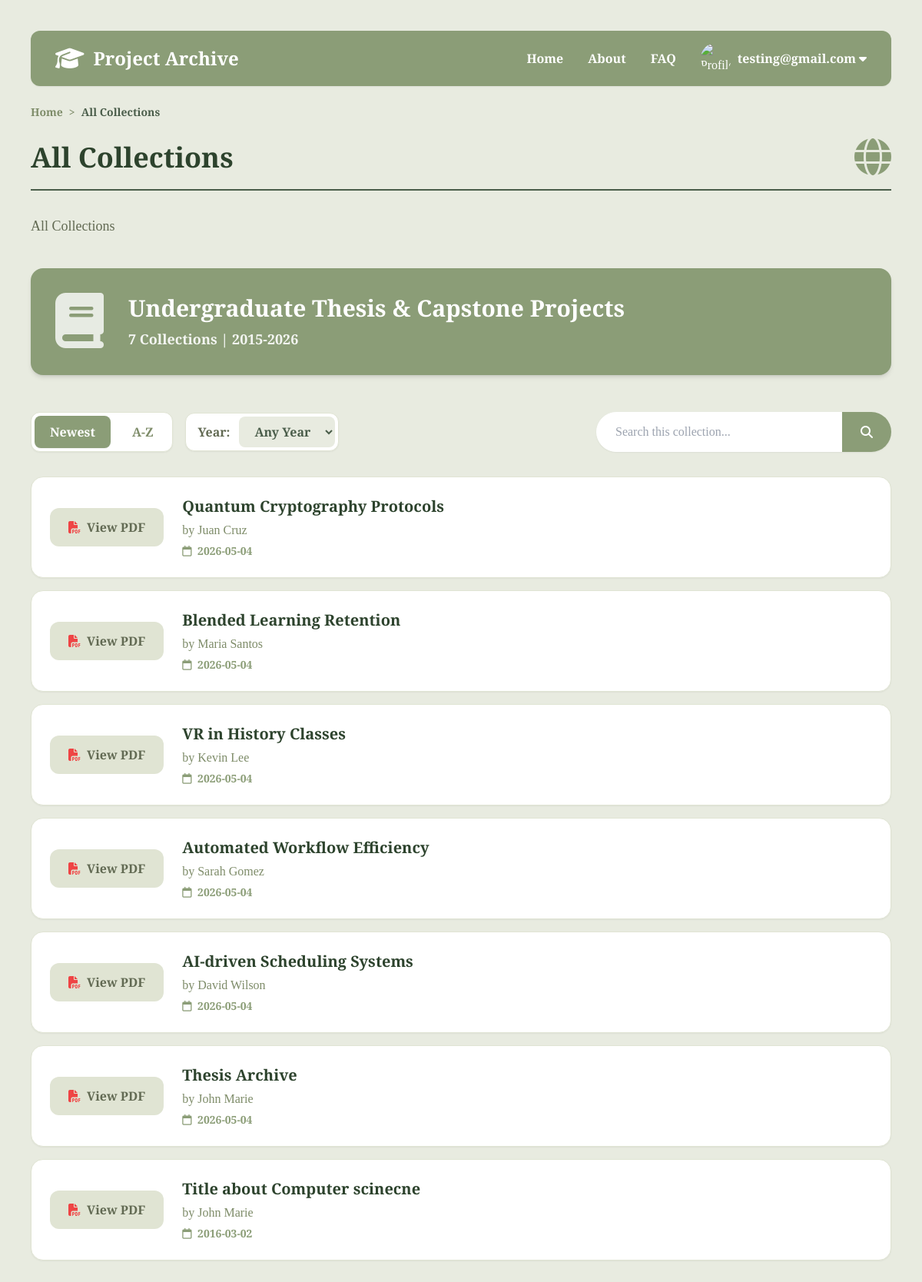
Page /search (signed in) on the committed database.
### tables this page shows
CREATE TABLE user (
  id INTEGER PRIMARY KEY AUTOINCREMENT,
  email TEXT UNIQUE NOT NULL,
  password TEXT NOT NULL,
  role TEXT CHECK( role IN ('student', 'admin', 'librarian') ) DEFAULT 'student'
);

CREATE TABLE thesis (
  id INTEGER PRIMARY KEY AUTOINCREMENT,
  date_published TIMESTAMP NOT NULL DEFAULT CURRENT_TIMESTAMP,
  date_added TIMESTAMP NOT NULL DEFAULT CURRENT_TIMESTAMP, -- kailan na add sa system
  title TEXT NOT NULL,
  abstract TEXT NOT NULL, -- preview text
  file_path TEXT NOT NULL, -- digital pdf sa db

  -- APPROVAL WORKFLOW
  status TEXT CHECK( status IN ('pending', 'approved', 'rejected') ) DEFAULT 'pending',

  -- specifics
  keywords TEXT,
  isbn TEXT,
  barcode TEXT,
  call_number TEXT, -- used for finding in shelves easily

  -- foreigns
  department_id INTEGER NOT NULL, 
  branch_id INTEGER NOT NULL,
  format_id INTEGER NOT NULL,
  uploader_id INTEGER NOT NULL,
  FOREIGN KEY (department_id) REFERENCES department (id),
  FOREIGN KEY (branch_id) REFERENCES branch (id),
  FOREIGN KEY (format_id) REFERENCES format (id),
  FOREIGN KEY (uploader_id) REFERENCES user (id)
);

### flaskr/thesis.py (the view, shortened to what this page needs)
@bp.route("/search", methods=["GET"])
@bp.route("/search/<int:dept_id>", methods=["GET", "POST"])
def search(dept_id=None):
    db = get_db()
    search_term = request.args.get("q", "").strip()
    sort = request.args.get('sort', 'newest')
    year = request.args.get('year', '')
    query = """
        SELECT thesis.id, thesis.title, thesis.date_published, thesis.file_path,
               department.name AS department_name, department.icon, department.description,
               GROUP_CONCAT(author.first_name || ' ' || author.last_name, ', ') AS authors
        FROM thesis
        JOIN thesis_author ON thesis.id = thesis_author.thesis_id
        JOIN author ON thesis_author.author_id = author.id
        JOIN department ON thesis.department_id = department.id
        WHERE 1=1
    """
    params = []
    department_info = None
    if dept_id is not None:
        query += " AND thesis.department_id = ?"
        params.append(dept_id)
        department_info = db.execute(
            "SELECT id, name, description, icon FROM department WHERE id = ?",
            (dept_id,)
        ).fetchone()
        if department_info is None:
            abort(404, f"Department ID {dept_id} doesn't exist.")
    else:
        department_info = {
            "id": None,
            "name": "All Collections",
            "icon": "fa-globe",
            "description": f"Showing global search results for '{search_term}'" if search_term else "All Collections"
        }
    if year:
        query += " AND strftime('%Y', thesis.date_published) = ?"
        params.append(year)
    query += " GROUP BY thesis.id"
    if sort == 'az':
        query += " ORDER BY thesis.title ASC"
    elif sort == 'za':
        query += " ORDER BY thesis.title DESC"
    elif sort == 'oldest':
        query += " ORDER BY thesis.date_published ASC"
    else:
        query += " ORDER BY thesis.date_published DESC"
    theses = db.execute(query, params).fetchall()
    count = len(theses)
    return render_template(
        "thesis/result.html",
        theses=theses,
        departments=department_info,
        count=count,
        current_sort=sort,
        current_year=year,
        search=search_term
    )

### flaskr/auth.py (called while the page is built)
@bp.before_app_request
def load_logged_in_user():
    user_id = session.get("user_id")
    if user_id is None:
        g.user = None
    else:
        g.user = (
            get_db().execute("SELECT * FROM user WHERE id = ?", (user_id,)).fetchone()
        )

### flaskr/db.py (called while the page is built)
def get_db():
    if "db" not in g:
        g.db = sqlite3.connect(
            current_app.config["DATABASE"], detect_types=sqlite3.PARSE_DECLTYPES
        )
        g.db.row_factory = sqlite3.Row
    return g.db

### flaskr/templates/thesis/result.html (shortened to what this page needs)
{% extends 'base.html' %}
{% block content %}
<main class="container max-w-6xl mx-auto mt-6">
    <nav class="text-sm font-semibold text-sage-600 mb-6 flex items-center gap-2">
        <a href="{{ url_for('thesis.index') }}" class="hover:text-sage-800 hover:underline">Home</a>
        <span>&gt;</span>
        <span class="text-sage-800 font-bold">{{ departments.name or 'All' }}</span>
    </nav>
    <section class="flex justify-between items-center mb-4 text-sage-900">
        <h1 class="text-4xl font-bold">{{ departments.name or 'All' }}</h1>
        <div class="text-5xl text-sage-500">
            <i class="fa-solid {{ departments.icon }}"></i>
        </div>
    </section>
    <hr class="border-t-2 border-sage-800 mb-8">
    <p class="text-lg leading-relaxed text-sage-700 mb-10 max-w-3xl">
        {% if departments.description %}
            {{ departments.description }}
        {% else %}
            Searching for "<span class="font-bold">{{ search }}</span>"
        {% endif %}
    </p>
    <div class="bg-sage-500 rounded-2xl p-8 flex flex-col sm:flex-row items-center gap-8 text-white mb-12 shadow-md">
        <div class="text-7xl opacity-80">
            <i class="fa-solid fa-book"></i>
        </div>
        <div>
            <h2 class="text-3xl font-bold mb-2">Undergraduate Thesis & Capstone Projects</h2>
            <p class="text-lg opacity-90 font-semibold">{{ count }} Collections | 2015-2026</p>
        </div>
    </div>
    <div class="flex flex-col md:flex-row justify-between items-center mb-8 gap-6">
        <div class="flex flex-wrap items-center gap-4 w-full md:w-auto">
            <div class="flex gap-2 bg-white p-1 rounded-xl shadow-sm border border-sage-100">
                <button id="sort-date-btn"
                        data-state="{% if current_sort == 'oldest' %}oldest{% else %}newest{% endif %}"
                        class="px-5 py-2 rounded-lg font-bold transition {% if current_sort in ['az', 'za'] %}text-sage-600 hover:bg-sage-50{% else %}bg-sage-500 text-white shadow-sm{% endif %}">
                    {% if current_sort == 'oldest' %}Oldest{% else %}Newest{% endif %}
                </button>
                <button id="sort-alpha-btn"
                        data-state="{% if current_sort == 'za' %}za{% else %}az{% endif %}"
                        class="px-5 py-2 rounded-lg font-bold transition {% if current_sort in ['az', 'za'] %}bg-sage-500 text-white shadow-sm{% else %}text-sage-600 hover:bg-sage-50{% endif %}">
                    {% if current_sort == 'za' %}Z-A{% else %}A-Z{% endif %}
                </button>
            </div>
            <div class="flex items-center gap-3 bg-white p-1 rounded-xl shadow-sm border border-sage-100 pl-4">
                <label for="year-filter" class="font-bold text-sage-700">Year:</label>
                <select id="year-filter" class="px-4 py-2 rounded-lg font-bold transition bg-sage-50 text-sage-800 outline-none cursor-pointer hover:bg-sage-100 border-none">
                    <option value="" {% if not current_year %}selected{% endif %}>Any Year</option>
                </select>
            </div>
        </div>
        <form action="" method="get" class="flex w-full md:max-w-sm shadow-sm rounded-full">
            <input name="q" type="text" placeholder="Search this collection..." value="{{ search or '' }}" class="w-full px-6 py-3 rounded-l-full border border-white outline-none focus:ring-2 focus:ring-sage-300 text-sage-900 bg-white">
            <button type="submit" class="bg-sage-500 px-6 rounded-r-full text-white flex items-center justify-center hover:bg-sage-600 transition">
                <i class="fa-solid fa-magnifying-glass"></i>
            </button>
        </form>
    </div>
    <div class="flex flex-col gap-4">
        {% if theses %}
            {% for thesis in theses %}
            <div class="bg-white rounded-2xl p-6 flex flex-col sm:flex-row items-start sm:items-center gap-6 shadow-sm border border-sage-100 hover:shadow-md hover:border-sage-300 transition">
                <a href="{{ thesis.file_path }}" target="_blank" class="bg-sage-100 text-sage-700 px-6 py-3 rounded-xl font-bold hover:bg-sage-200 transition shrink-0 flex items-center gap-2">
                    <i class="fa-solid fa-file-pdf text-red-500"></i> View PDF
                </a>
                <div class="flex-1">
                    <a href="{{ url_for('thesis.view', id=thesis.id) }}" class="text-xl font-bold text-sage-900 hover:text-sage-500 transition line-clamp-2 mb-1">{{ thesis['title'] }}</a>
                    <p class="text-sage-600 font-medium">by {{ thesis['authors'] }}</p>
                    <p class="text-sm text-sage-500 font-semibold mt-1"><i class="fa-regular fa-calendar mr-1"></i> {{ thesis['date_published'].strftime('%Y-%m-%d') }}</p>
                </div>
            </div>
            {% endfor %}
        {% else %}
            <div class="text-center py-12 text-sage-600 font-semibold text-lg">
                No collections found matching your criteria.
            </div>
        {% endif %}
    </div>
</main>
{% endblock %}

### flaskr/templates/base.html (shortened to what this page needs)
<!DOCTYPE html>
<html lang="en">
    <head>
        <script src="https://cdn.tailwindcss.com"></script>
        <link rel="stylesheet" href="https://cdnjs.cloudflare.com/ajax/libs/font-awesome/6.4.2/css/all.min.css">
        <link rel="stylesheet" href="{{ url_for('static', filename='main.css') }}">
    </head>
    <body class="bg-sage-50 font-serif text-sage-800 leading-relaxed p-6 md:p-10">
        <header class="bg-sage-500 rounded-xl px-8 py-4 flex justify-between items-center text-white font-extrabold max-w-6xl mx-auto shadow-sm">
            <div class="flex items-center gap-3">
                <i class="fa-solid fa-graduation-cap text-3xl"></i>
                <h1 class="text-2xl font-bold">Project Archive</h1>
            </div>
            <nav class="flex gap-8 font-medium items-center">
                <a href="{{ url_for('index') }}" class="text-white hover:underline font-bold">Home</a>
                <a href="#" class="text-white hover:underline font-bold">About</a>
                <a href="#" class="text-white hover:underline font-bold">FAQ</a>
                {% if g.user %}
                <div class="dropdown flex items-center gap-2 relative">
                    <div class="w-10 h-10 overflow-hidden rounded-full inline-block align-middle">
                        <img src="https://preview.redd.it/i-finished-bocchi-the-rock-and-it-is-the-best-thing-i-have-v0-ho5ub4gfzmuc1.jpeg?width=640&crop=smart&auto=webp&s=996908c0ddb613bab3749aa7fce007e15f6ed5ea" alt="Profile Picture" class="w-full h-full object-cover">
                    </div>
                    <button class="flex items-center gap-1 p-0 m-0 bg-transparent border-none text-white cursor-pointer font-bold outline-none">
                        <span>{{ g.user['email'] }}</span>
                        <i class="fa fa-caret-down"></i>
                    </button>
                </div>
                {% else %}
                <a href="{{ url_for('auth.login') }}" class="text-white hover:underline font-bold">Login</a>
                {% endif %}
            </nav>
        </header>
        {% block content %}{% endblock %}
    </body>
</html>

### flaskr/static/main.css (style rules this page uses)
* { margin: 0; padding: 0; box-sizing: border-box; }
.dropdown { position: relative; overflow: visible; }

### rows in the picture
user: user.email "testing@gmail.com"
thesis: title "Quantum Cryptography Protocols", authors "Juan Cruz", date_published "2026-05-04"
thesis: title "Blended Learning Retention", authors "Maria Santos", date_published "2026-05-04"
thesis: title "VR in History Classes", authors "Kevin Lee", date_published "2026-05-04"
thesis: title "Automated Workflow Efficiency", authors "Sarah Gomez", date_published "2026-05-04"
thesis: title "AI-driven Scheduling Systems", authors "David Wilson", date_published "2026-05-04"
thesis: title "Thesis Archive", authors "John Marie", date_published "2026-05-04"
thesis: title "Title about Computer scinecne", authors "John Marie", date_published "2016-03-02"

### other values in the picture
{{ departments.name or 'All' }} "All Collections"
{{ departments.description }} "All Collections"
{{ count }} "7"
